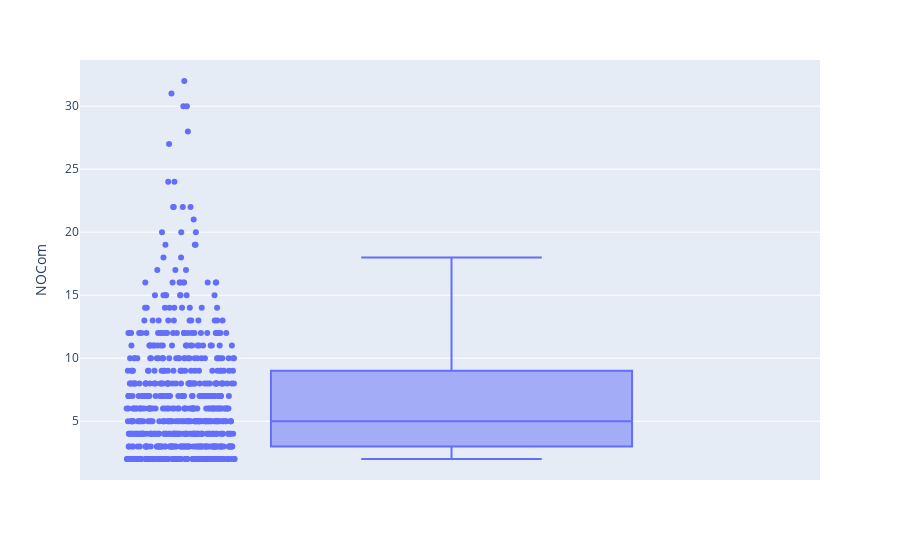

The cell this chart's notebook holds for it:
### Code cell
fig = px.box(df.reset_index(), y='NOCom', hover_data=['class'], points='all')
fig.show()

### Figure 1 — Plotly figure (JSON) as saved in the notebook; plotly's stock layout.template omitted (floating-point values rounded to 4 significant figures; data arrays with more than 128 entries replaced by an {"elided": "..."} marker saying what was removed)
{"data": [{"alignmentgroup": "True", "boxpoints": "all", "customdata": {"elided": "632x1 str values"}, "hovertemplate": "NOCom=%{y}<br>class=%{customdata[0]}<extra></extra>", "legendgroup": "", "marker": {"color": "#636efa"}, "name": "", "notched": false, "offsetgroup": "", "orientation": "v", "showlegend": false, "type": "box", "x0": " ", "xaxis": "x", "y": {"elided": "632 int values"}, "y0": " ", "yaxis": "y"}], "layout": {"autosize": true, "boxmode": "group", "legend": {"tracegroupgap": 0}, "margin": {"t": 60}, "xaxis": {"anchor": "y", "autorange": true, "domain": [0, 1], "range": [-0.5041, 0.5], "type": "category"}, "yaxis": {"anchor": "x", "autorange": true, "domain": [0, 1], "range": [0.3333, 33.67], "title": {"text": "NOCom"}, "type": "linear"}}}
